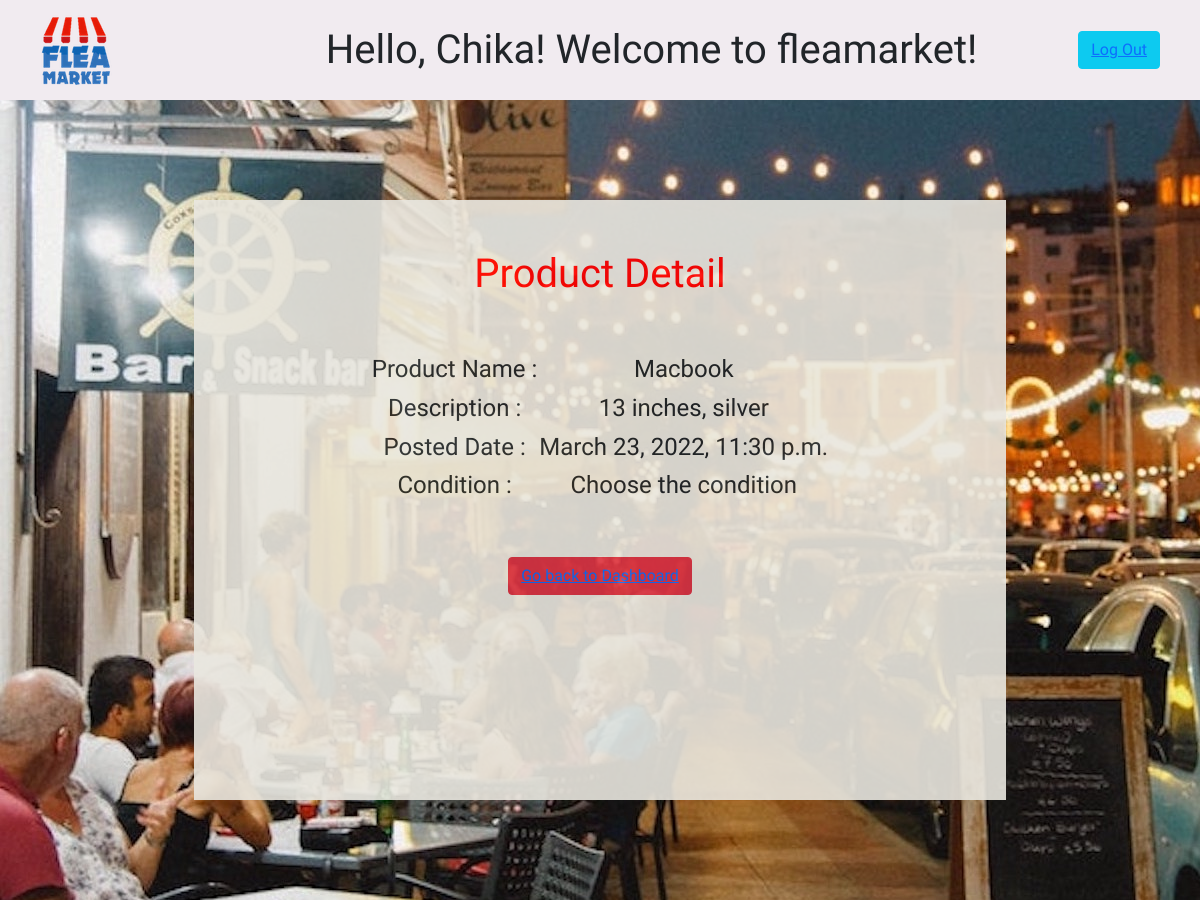
/products/detail/7 (signed in), run on the app's committed database.
### koukan_app/models.py (models this page shows)
class User(models.Model):
    first_name = models.CharField(max_length=45)
    last_name = models.CharField(max_length=45)
    email = models.EmailField(unique=True)
    password = models.CharField(max_length=255)
    objects = UserManager()

class Product(models.Model):
    product_name = models.CharField(max_length=45)
    description = models.CharField(max_length=255)
    condition = models.CharField(max_length=255)
    user = models.ForeignKey(User, related_name = "products",on_delete=models.CASCADE)
    created_at = models.DateTimeField(auto_now_add=True)
    updated_at = models.DateTimeField(auto_now=True)
    objects= ProductManager()

### koukan_app/views.py (the view)
# urls.py: path('products/detail/<int:id>', views.detail),
def detail(request, id):
    product = Product.objects.get(id=id)
    user = User.objects.get(id = request.session['user_id'])
    context = {
        "user" :user,
        "product": product,
    }
    return render(request,'product_detail.html', context)

### koukan_app/templates/product_detail.html (shortened to what this page needs)
<!DOCTYPE html>
<html lang="en">
<head>
    <link href="https://cdn.jsdelivr.net/npm/bootstrap@5.1.3/dist/css/bootstrap.min.css" rel="stylesheet">
    {% load static %}
    <link rel="stylesheet" href="{%static 'css/style.css'%}">
</head>
<body>
    <div id="header">
        {% load static %}
        <a href="/products"><img src="{% static "imgs/fleamarket.png" %}" alt="logo"/></a>
        <span style="font-size: 250%">Hello,  {{user.first_name}}! Welcome to fleamarket!</span>
        <button type="button" class="btn btn-info"><a href="/logout">Log Out</a></button>
    </div>
    <div id="wrapper">
        <div id="middle-wrapper">
        <h1>Product Detail</h1>
            <table>
                <tbody>
                    <th>  <h4>Product Name :</h4></th>
                    <th>  <h4>{{ product.product_name }}</h4></th>
                </tbody>
                <tbody>
                    <th>  <h4>Description :</h4></th>
                    <th>  <h4>{{ product.description}}</h4></th>
                </tbody>
                <tbody>
                    <th>  <h4>Posted Date :</h4></th>
                    <th>  <h4>{{ product.created_at}}</h4></th>
                <tbody>
                    <th>  <h4>Condition :</h4></th>
                    <th>  <h4>{{ product.condition}}</h4></th>
                </tbody>
            </table>
            <button type="button" class="btn btn-danger"><a href="/products">Go back to Dashboard</a></button>
        </div>
    </div>
</body>
</html>

### koukan_app/static/css/style.css (style rules this page uses)
* { font-family: 'Arima Madurai', cursive; }
#wrapper { background: url('/static/imgs/market.jpg') no-repeat fixed; min-height: 100vh; width: 100%; margin: auto; display: flex; padding: 20px; flex-direction: column; justify-content: space-around; text-align: center; }
#header { width: 100%; height: 100px; display: flex; flex-direction: row; justify-content: space-between; align-items: center; background-color: rgb(241, 235, 240); padding-left: 40px; padding-right: 40px; }
#middle-wrapper { width: 70%; height: 600px; background-color: rgb(233, 231, 223);opacity:0.9; margin: auto; display: flex; flex-direction: column; justify-content: start; align-items: center; padding:50px; }
h1 { color:red; }

### data on the page
User: first_name "Chika"
Product: product_name "Macbook", description "13 inches, silver", created_at "March 23, 2022, 11:30 p.m.", condition "Choose the condition"
